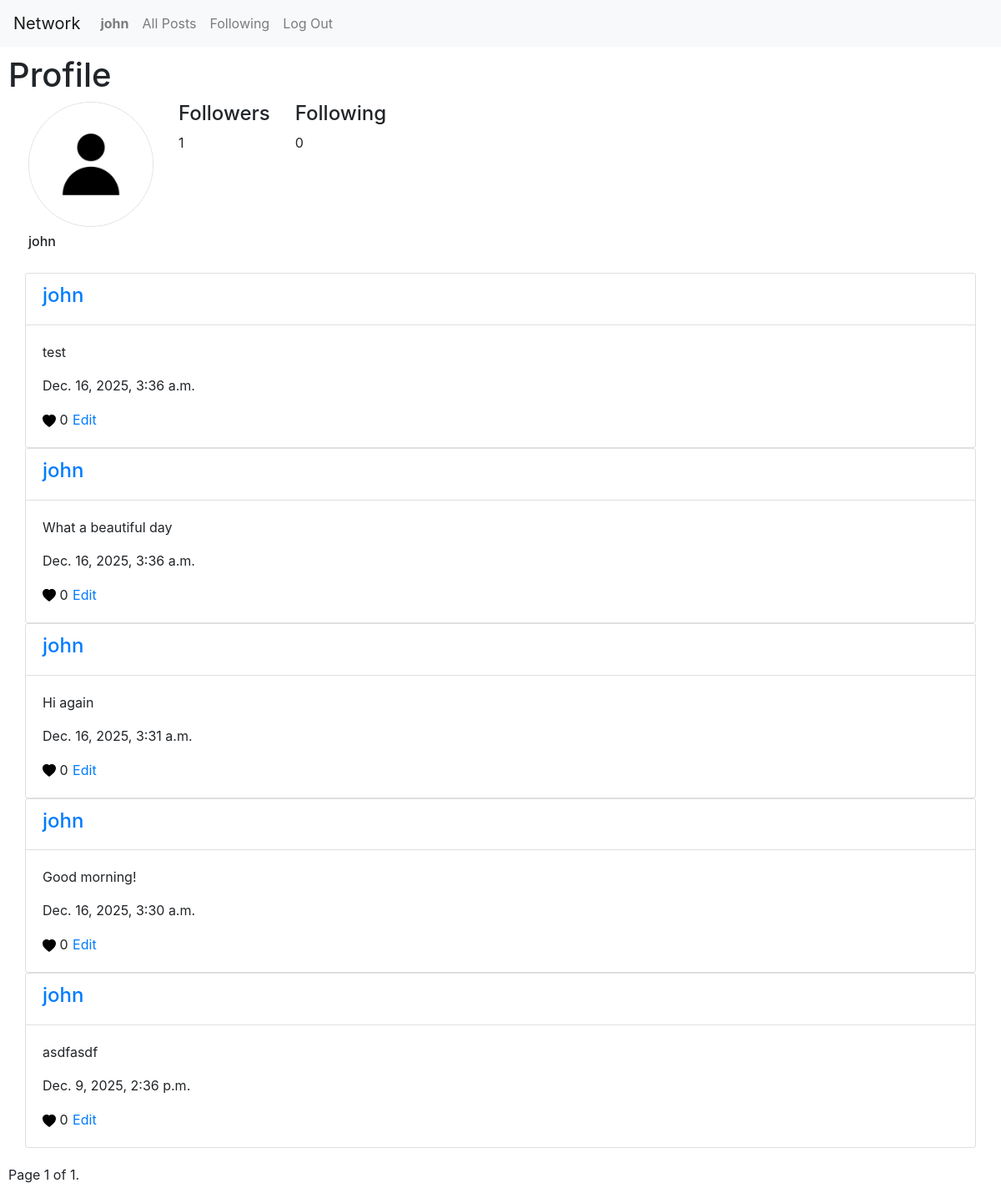
/profile/john (signed in), run on the app's committed database.
### network/models.py (models this page shows)
class User(AbstractUser):
    pf_img = models.URLField(null=True, blank=True)

class Post(models.Model):
    user = models.ForeignKey(User, on_delete=models.CASCADE, related_name="posts")
    content = models.TextField()
    timestamp = models.DateTimeField(auto_now_add=True)

### network/views.py (the view)
# urls.py: path("profile/<str:username>", views.profile, name="profile"),
@login_required
def profile(request, username):
    user = User.objects.get(username=username)
    liked_posts = Like.objects.filter(user=request.user)
    posts = user.posts.prefetch_related(
        Prefetch("likes", queryset=liked_posts, to_attr="is_liked")
    )[::-1]
    paginator = Paginator(posts, 10)
    page_number = request.GET.get("page")
    page_obj = paginator.get_page(page_number)
    followed = request.user.following.filter(following=user).exists()
    return render(
        request,
        "network/index.html",
        {"posts": page_obj, "user_profile": user, "followed": followed},
    )

### network/templates/network/index.html (shortened to what this page needs)
{% extends "network/layout.html" %}
{% load static %}
{% block body %}
<div style="padding: 10px;">
    {% if user.is_authenticated %}
    {% if user_profile %}
    <div id="profile-view" data-user_profile="{{user_profile.id}}">
        <h1>Profile</h1>
        <div class="row align-items-start px-4 gy-3">
            <div class="col-auto text-start">
                <img src="{% static 'network/default-profile-account.jpg' %}" class="img-fluid rounded-circle border"
                    style="width: 150px; height: 150px; object-fit: cover;">
                <h6 class="mt-2">{{ user_profile.username }}</h6>
            </div>
            <div class="col-auto text-start">
                <h4>Followers</h4>
                <p id="follower_count" class="mb-0">{{ user_profile.followers.count }}</p>
            </div>
            <div class="col-auto text-start">
                <h4>Following</h4>
                <p id="following_count" class="mb-0">{{ user_profile.following.count }}</p>
            </div>
        </div>
    </div>
    {% elif request.resolver_match.url_name == 'follow' %}
    <div id="following-view">
        <h1>Following</h1>
    </div>
    {% endif %}
    <div class="column" style="padding: 20px; gap: 20px; display: flex; flex-direction: column;">
        <div id="all_post">
            {% for post in posts %}
            <div class="card" data-post_id="{{post.id}}">
                <div class="card-header" style="background-color: white;">
                    <a href="{% url 'profile' post.user %}">
                        <h4>{{post.user}}</h4>
                    </a>
                </div>
                <div class="card-body" data-content="{{post.content}}">
                    <p class="card-text content">{{post.content}}</p>
                    <p class="card-text timestamp">{{post.timestamp}}</p>
                    <svg xmlns="http://www.w3.org/2000/svg" width="16" height="16" fill="currentColor"
                        viewBox="0 0 16 16">
                        <path {% if post.is_liked %} class="unlike" {% else %} class="like" {% endif %}
                            fill-rule="evenodd"
                            d="M8 1.314C12.438-3.248 23.534 4.735 8 15-7.534 4.736 3.562-3.248 8 1.314" />
                    </svg>
                    <p class="like_count" style="display: inline;">{{post.likes.count}}</p>
                    {% if post.user == request.user %}
                    <button type="button" class="btn btn-link p-0 align-baseline edit">Edit</button>
                    {% endif %}
                </div>
            </div>
            {% empty %}
            <p>No Posts Found.</p>
            {% endfor %}
        </div>
    </div>
    <div class="pagination">
        <span class="step-links">
            <span class="current">
                Page {{ posts.number }} of {{ posts.paginator.num_pages }}.
            </span>
        </span>
    </div>
    {% else %}
    Please <a href="{% url 'login' %}">Login</a> first.
    {% endif %}
</div>
{% endblock %}

### network/templates/network/layout.html (shortened to what this page needs)
{% load static %}
<!DOCTYPE html>
<html lang="en">
    <head>
        <link rel="stylesheet" href="https://stackpath.bootstrapcdn.com/bootstrap/4.4.1/css/bootstrap.min.css">
        <link href="{% static 'network/styles.css' %}" rel="stylesheet">
    </head>
    <body>
        <nav class="navbar navbar-expand-lg navbar-light bg-light">
            <a class="navbar-brand" href="{% url 'index' %}">Network</a>
            <div>
              <ul class="navbar-nav mr-auto">
                {% if user.is_authenticated %}
                    <li class="nav-item" id="nav-profile">
                        <a class="nav-link" href="{% url 'profile' user.username %}"><strong>{{ user.username }}</strong></a>
                    </li>
                {% endif %}
                <li class="nav-item" id="nav-index">
                  <a class="nav-link" href="{% url 'index' %}">All Posts</a>
                </li>
                {% if user.is_authenticated %}
                    <li class="nav-item" id="nav-following">
                        <a class="nav-link" href="{% url 'follow' %}">Following</a>
                    </li>
                    <li class="nav-item">
                        <a class="nav-link" href="{% url 'logout' %}">Log Out</a>
                    </li>
                {% endif %}
              </ul>
            </div>
          </nav>
        <div class="body">
            {% block body %}
            {% endblock %}
        </div>
    </body>
</html>

### data on the page
User: username "john", followers.count "1", following.count "0"
Post: user "john", content "test", timestamp "Dec. 16, 2025, 3:36 a.m.", likes.count "0", shows "Edit"
Post: user "john", content "What a beautiful day", timestamp "Dec. 16, 2025, 3:36 a.m.", likes.count "0", shows "Edit"
Post: user "john", content "Hi again", timestamp "Dec. 16, 2025, 3:31 a.m.", likes.count "0", shows "Edit"
Post: user "john", content "Good morning!", timestamp "Dec. 16, 2025, 3:30 a.m.", likes.count "0", shows "Edit"
Post: user "john", content "asdfasdf", timestamp "Dec. 9, 2025, 2:36 p.m.", likes.count "0", shows "Edit"

### other printed values
{{ posts.number }} "1"
{{ posts.paginator.num_pages }} "1"
